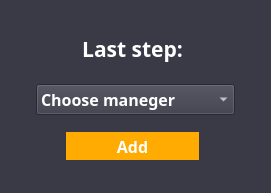
<?xml version="1.0" encoding="UTF-8"?>
<ui version="4.0">
 <class>addingWorker</class>
 <widget class="QMainWindow" name="addingWorker">
  <property name="geometry">
   <rect>
    <x>0</x>
    <y>0</y>
    <width>271</width>
    <height>193</height>
   </rect>
  </property>
  <property name="windowTitle">
   <string>Adding worker</string>
  </property>
  <property name="styleSheet">
   <string notr="true">background-color: #3a3a47;</string>
  </property>
  <widget class="QWidget" name="centralwidget">
   <widget class="QLabel" name="lbl_title">
    <property name="geometry">
     <rect>
      <x>24</x>
      <y>30</y>
      <width>217</width>
      <height>37</height>
     </rect>
    </property>
    <property name="sizePolicy">
     <sizepolicy hsizetype="Preferred" vsizetype="Preferred">
      <horstretch>0</horstretch>
      <verstretch>0</verstretch>
     </sizepolicy>
    </property>
    <property name="font">
     <font>
      <family>Century Gothic</family>
      <pointsize>16</pointsize>
      <weight>75</weight>
      <bold>true</bold>
     </font>
    </property>
    <property name="whatsThis">
     <string/>
    </property>
    <property name="styleSheet">
     <string notr="true">color: rgb(255, 255, 255);</string>
    </property>
    <property name="text">
     <string>Last step:</string>
    </property>
    <property name="alignment">
     <set>Qt::AlignCenter</set>
    </property>
   </widget>
   <widget class="QPushButton" name="btn_add">
    <property name="geometry">
     <rect>
      <x>558</x>
      <y>666</y>
      <width>163</width>
      <height>31</height>
     </rect>
    </property>
    <property name="font">
     <font>
      <family>Century Gothic</family>
      <pointsize>14</pointsize>
      <weight>75</weight>
      <bold>true</bold>
      <underline>false</underline>
      <strikeout>false</strikeout>
     </font>
    </property>
    <property name="styleSheet">
     <string notr="true">QPushButton{
  background-color: rgb(255, 171, 2);
  border: none;
  color: white;
  text-decoration: none;
  display: inline-block;
  cursor: pointer;
}
QPushButton:hover{
	background-color: rgb(255, 137, 2);
	color: rgb(217, 217, 217);
}</string>
    </property>
    <property name="text">
     <string>add/change</string>
    </property>
    <property name="autoDefault">
     <bool>false</bool>
    </property>
    <property name="default">
     <bool>false</bool>
    </property>
    <property name="flat">
     <bool>false</bool>
    </property>
   </widget>
   <widget class="QComboBox" name="cb_type">
    <property name="geometry">
     <rect>
      <x>36</x>
      <y>84</y>
      <width>199</width>
      <height>31</height>
     </rect>
    </property>
    <property name="maximumSize">
     <size>
      <width>16777215</width>
      <height>16777215</height>
     </size>
    </property>
    <property name="font">
     <font>
      <family>Century Gothic</family>
      <pointsize>12</pointsize>
      <weight>75</weight>
      <bold>true</bold>
     </font>
    </property>
    <property name="styleSheet">
     <string notr="true">color: #FFF;</string>
    </property>
    <item>
     <property name="text">
      <string>Choose maneger</string>
     </property>
    </item>
   </widget>
   <widget class="QPushButton" name="lbl_add">
    <property name="geometry">
     <rect>
      <x>66</x>
      <y>132</y>
      <width>133</width>
      <height>28</height>
     </rect>
    </property>
    <property name="font">
     <font>
      <family>Century Gothic</family>
      <pointsize>12</pointsize>
      <weight>75</weight>
      <bold>true</bold>
      <underline>false</underline>
      <strikeout>false</strikeout>
     </font>
    </property>
    <property name="styleSheet">
     <string notr="true">QPushButton{
  background-color: rgb(255, 171, 2);
  border: none;
  color: white;
  text-decoration: none;
  display: inline-block;
  cursor: pointer;
}
QPushButton:hover{
    background-color: rgb(255, 137, 2);
    color: rgb(217, 217, 217);
}</string>
    </property>
    <property name="text">
     <string>Add</string>
    </property>
   </widget>
  </widget>
  <widget class="QStatusBar" name="statusbar"/>
 </widget>
 <resources/>
 <connections/>
</ui>
